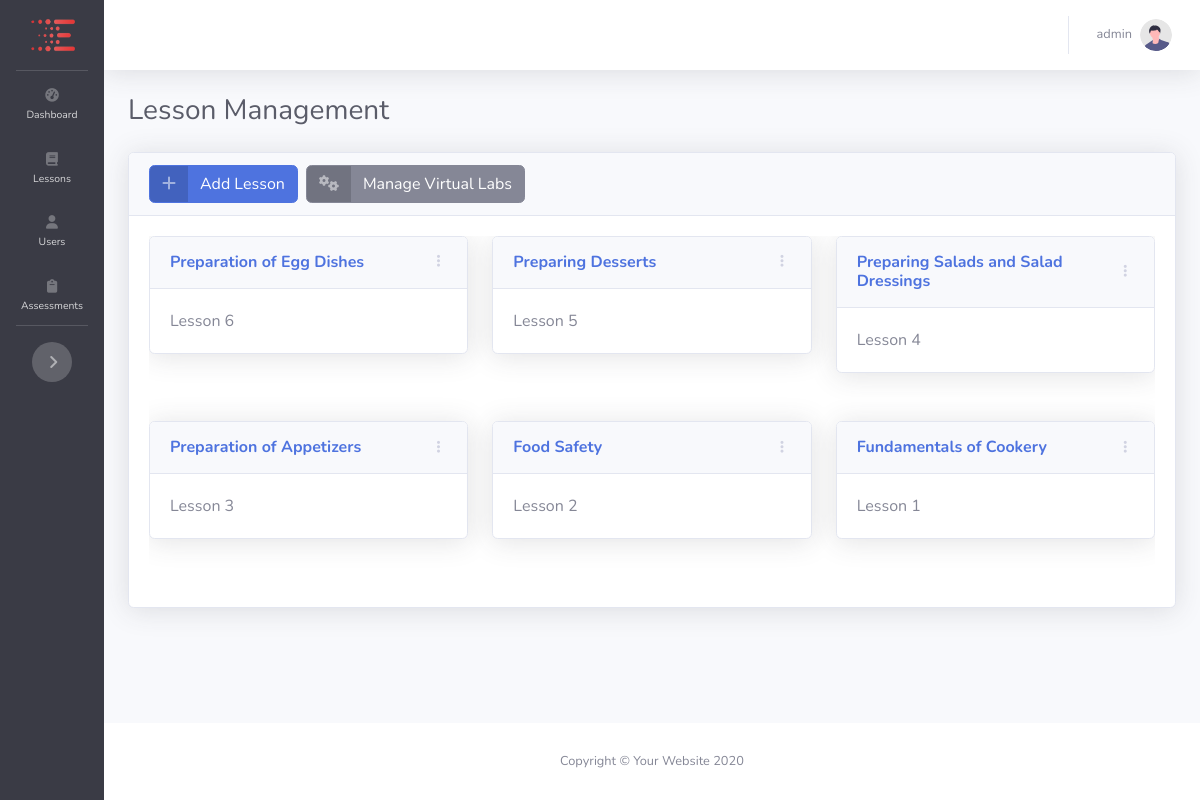
The app's page /admin/lesson_man.php (signed in) with its own data.
### tables this page shows
CREATE TABLE `lesson_content` (
  `id` int(11) NOT NULL,
  `lesson_id` int(11) NOT NULL,
  `section_title` varchar(255) NOT NULL,
  `section_body` text NOT NULL
);

CREATE TABLE `lessons` (
  `id` int(11) NOT NULL,
  `title` varchar(255) NOT NULL,
  `description` text NOT NULL,
  `content` text NOT NULL,
  `created_at` timestamp NOT NULL DEFAULT current_timestamp()
);

### admin/lesson_man.php (the view, shortened to what this page needs)
<?php
include("../config.php");
?>
<!DOCTYPE html>
<html lang="en">
<head>
    <link href="../vendor/fontawesome-free/css/all.min.css" rel="stylesheet" type="text/css">
    <link href="../css/sb-admin-2.min.css" rel="stylesheet">
</head>
<body id="page-top">
    <div id="wrapper">
        <ul class="navbar-nav bg-gray-900 sidebar sidebar-dark accordion toggled" id="accordionSidebar">
            <a class="sidebar-brand d-flex align-items-center justify-content-center" href="index">
                <div class="sidebar-brand-icon">
                    <img src="../img/e-favicon.png" alt="Your Website Logo" class="logo-pic">
                </div>
            </a>
            <hr class="sidebar-divider my-0">
            <li class="nav-item ">
                <a class="nav-link" href="index">
                    <i class="fas fa-fw fa-tachometer-alt"></i>
                    <span>Dashboard</span></a>
            </li>
            <li class="nav-item">
                <a class="nav-link collapsed" href="#" data-toggle="collapse" data-target="#collapseTwo"
                    aria-expanded="true" aria-controls="collapseTwo">
                    <i class="fas fa-fw fa-book"></i>
                    <span>Lessons</span>
                </a>
            </li>
            <li class="nav-item">
                <a class="nav-link collapsed" href="#" data-toggle="collapse" data-target="#collapseUtilities"
                    aria-expanded="true" aria-controls="collapseUtilities">
                    <i class="fas fa-fw  fa-user"></i>
                    <span>Users</span>
                </a>
            </li>
                <li class="nav-item">
                <a class="nav-link collapsed" href="#" data-toggle="collapse" data-target="#collapseAssessment"
                    aria-expanded="true" aria-controls="collapseAssessment">
                    <i class="fas fa-fw fa-clipboard"></i>
                    <span>Assessments</span>
                </a>
            </li>
            <hr class="sidebar-divider d-none d-md-block">
            <div class="text-center d-none d-md-inline">
                <button class="rounded-circle border-0" id="sidebarToggle"></button>
            </div>
        </ul>
        <div id="content-wrapper" class="d-flex flex-column">
            <div id="content">
                <nav class="navbar navbar-expand navbar-light bg-white topbar mb-4 static-top shadow">
                    <ul class="navbar-nav ml-auto">
                        <li class="nav-item dropdown no-arrow">
                            <a class="nav-link dropdown-toggle" href="#" id="userDropdown" role="button"
                                data-toggle="dropdown" aria-haspopup="true" aria-expanded="false">
                                <span class="mr-2 d-none d-lg-inline text-gray-600 small"><?= htmlspecialchars($_SESSION["username"]); ?></span>
                                <img class="img-profile rounded-circle"
                                    src="../img/undraw_profile.svg">
                            </a>
                        </li>
                    </ul>
                </nav>
<div class="container-fluid">
    <div class="d-sm-flex align-items-center justify-content-between mb-4">
        <h1 class="h3 mb-0 text-gray-800">Lesson Management</h1>
    </div>
    <div class="row">
        <div class="col-lg-12">
            <div class="card mb-4 shadow">
                <div class="card-header d-flex justify-content-start align-items-center">
                    <a href="#" class="btn btn-primary btn-icon-split mr-2" data-toggle="modal" data-target="#addLessonModal">
                        <span class="icon text-white-50">
                            <i class="fa fa-plus"></i>
                        </span>
                        <span class="text">Add Lesson</span>
                    </a>
                    <a href="#" class="btn btn-secondary btn-icon-split" data-toggle="modal" data-target="#manageVirtualLabsModal" onclick="setLessonId(<?php echo $lessonId; ?>)">
                        <span class="icon text-white-50">
                            <i class="fa fa-cogs"></i>
                        </span>
                        <span class="text">Manage Virtual Labs</span>
                    </a>
                </div>
                <div class="card-body">
                    <div class="lesson-cards-container" style="max-height: 500px; overflow-y: auto;">
                        <div class="row">
                            <?php
                            $sql = "
                                SELECT
                                    l.id AS lesson_id,
                                    l.title AS lesson_title,
                                    l.description AS lesson_description,
                                    lc.id AS content_id,
                                    lc.section_title,
                                    lc.section_body
                                FROM
                                    lessons l
                                LEFT JOIN
                                    lesson_content lc
                                ON
                                    l.id = lc.lesson_id
                                ORDER BY
                                    l.id DESC
                            ";
                            $result = mysqli_query($link, $sql);
                                if ($result && mysqli_num_rows($result) > 0) {
                                    $lesson_data = [];
                                    while ($row = mysqli_fetch_assoc($result)) {
                                        $lessonId = $row['lesson_id'];
                                        if (!isset($lesson_data[$lessonId])) {
                                            $lesson_data[$lessonId] = [
                                                'id' => $lessonId,
                                                'title' => $row['lesson_title'],
                                                'description' => $row['lesson_description'],
                                                'content' => []
                                            ];
                                        }
                                        if (!empty($row['section_title'])) {
                                            $lesson_data[$lessonId]['content'][] = [
                                                'id' => $row['content_id'] ?? null,
                                                'section_title' => $row['section_title'],
                                                'section_body' => $row['section_body']
                                            ];
                                        }
                                    }
                                foreach ($lesson_data as $lessonId => $lesson) {
                                    echo '
                                    <div class="col-lg-4 col-md-6 mb-4">
                                        <div class="card shadow mb-4">
                                            <div class="card-header py-3 d-flex flex-row align-items-center justify-content-between">
                                                <h6 class="m-0 font-weight-bold text-primary">' . htmlspecialchars($lesson['title']) . '</h6>
                                                <div class="dropdown no-arrow">
                                                    <a class="dropdown-toggle" href="#" role="button" id="dropdownMenuLink' . $lessonId . '" data-toggle="dropdown" aria-haspopup="true" aria-expanded="false">
                                                        <i class="fas fa-ellipsis-v fa-sm fa-fw text-gray-400"></i>
                                                    </a>
                                                    <div class="dropdown-menu dropdown-menu-right shadow animated--fade-in" aria-labelledby="dropdownMenuLink' . $lessonId . '">
                                                        ' . $lessonId . '' . htmlspecialchars($lesson['']) . '' . htmlspecialchars($lesson['']) . '' . htmlspecialchars(json_encode($lesson[''])) . '' . $lessonId . '
                                                        <a class="dropdown-item" href="#" data-toggle="modal" data-target="#deleteLessonModal' . $lessonId . '">Delete</a>
                                                        <a class="dropdown-item" href="lesson_preview.php?id=' . $lessonId . '">Preview</a>
                                                    </div>
                                                </div>
                                            </div>
                                            <div class="card-body">
                                                <p class="card-text">' . htmlspecialchars($lesson['description']) . '</p>
                                            </div>
                                        </div>
                                    </div>';
                                }
                            }
                            ?>
                        </div>
                    </div>
                </div>
            </div>
        </div>
    </div>
</div>
</div>
            <footer class="sticky-footer bg-white">
                <div class="container my-auto">
                    <div class="copyright text-center my-auto">
                        <span>Copyright &copy; Your Website 2020</span>
                    </div>
                </div>
            </footer>
        </div>
    </div>
</body>
</html>

### admin/lesson_man.php (style rules this page uses)
.logo-pic { height: 40px; }

### records on screen
lesson_content: title "Preparation of Egg Dishes", lesson.description "Lesson 6"
lesson_content: title "Preparing Desserts", lesson.description "Lesson 5"
lesson_content: title "Preparing Salads and Salad Dressings", lesson.description "Lesson 4"
lesson_content: title "Preparation of Appetizers", lesson.description "Lesson 3"
lesson_content: title "Food Safety", lesson.description "Lesson 2"
lesson_content: title "Fundamentals of Cookery", lesson.description "Lesson 1"

### other values on screen
$_SESSION["username"] "admin"
